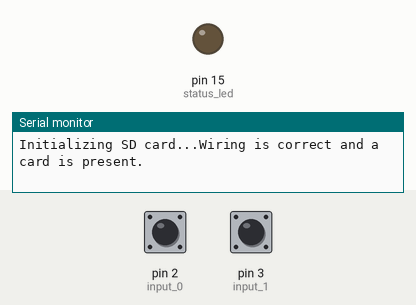
The sketch below on a simulated Arduino Uno, built with avr-gcc and run on an emulated ATmega328P. On the bench: output pins drawn as LEDs (lit = HIGH), the last lines printed to the serial monitor. The inputs (shaded band) are chosen by the test bench; at power-on: pin 2 (input_0) HIGH, pin 3 (input_1) HIGH. The local clock reads 2024-03-15 10:24:30 at power-on unless the sketch sets it; storage starts empty.

Above: at 1.2 s.
1.3 s: pin 2 (input_0) pulled LOW for 0.15 s
At 2.0 s:
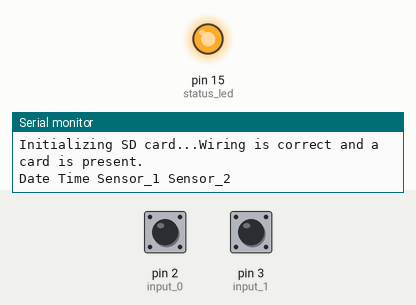
Timing chart, 0 to 4.3 s (numbered marks = the images above; inputs shaded):
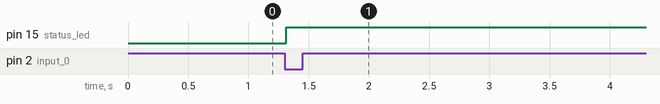

Measured:
- after the input at 1.3 s, pin 15 (status_led): LOW → HIGH at once

The sketch:

Rain_Logger.ino
```cpp
// Date and time functions using a DS1307 RTC connected via I2C and Wire lib
#include <Wire.h>
#include "RTClib.h"  //adafruits RTClib https://github.com/adafruit/RTClib

// include the SD library:
#include <SPI.h>
#include <SD.h>

//***********STUFF to change depending on setup************//
  /* SD card attached to SPI bus as follows:
 ** MOSI - pin 11 on Arduino Uno/Duemilanove/Diecimila, 51 on mega
 ** MISO - pin 12 on Arduino Uno/Duemilanove/Diecimila, 50 on mega
 ** CLK - pin 13 on Arduino Uno/Duemilanove/Diecimila,  52 on mega
 ** CS - depends on your SD card shield or module.*/
const int chipSelect = 53;  //changed to default mega CS

//define external input pins used here
const int status_led = 15;

const int input_0 = 2;     // the number of the input pins
const int input_1 = 3;

const int INPUT_COUNT = 2; //number of input sensors, should match total defined above

const int TIME_INCREMENT = 10;  //time increment to log data in seconds, only works for increments >=2
const int EVENT_END_TIMER = 5; //time of zero activity needed to trigger new log file in  minutes
//**********************************************************//

///****************Do not change these*********************///
///program global variables and CONTSTANTS
const char delimeter = ' ';
int counts[INPUT_COUNT];   //array of counters to store number of triggers
int prev_state[INPUT_COUNT]; //array to compare against for state changes
boolean EVENT_ACTIVE = false; //flag to determine if event is active
int last_change_time = 0; //time of last event activity
boolean logged = true; //flag to indicate if logged this cycle
String filename;
File dataFile;

RTC_DS1307 rtc;
//DS1307 is connected via I2C pins
/*SDA on DS1307 to UNO SDA
 * SCL on DS1307 to UNO SCL
 */
///******************************************************///

void setup () {

  // init output pins
  pinMode(status_led, OUTPUT);
  digitalWrite(status_led, LOW);

  // initialize the input pins:
  pinMode(input_0, INPUT_PULLUP);
  pinMode(input_1, INPUT_PULLUP);


    // Open serial communications and wait for port to open:
  Serial.begin(9600);
  while (!Serial); // for Leonardo/Micro/Zero

  Serial.print("\nInitializing SD card...");

  if (!SD.begin(chipSelect)) {
    Serial.println("initialization failed! You fucked up.");
    return;
  } else {
    Serial.println("Wiring is correct and a card is present.");
  }

  if (! rtc.begin()) {
    Serial.println("Couldn't find RTC");
    while (1);
  }

  if (! rtc.isrunning()) {
    Serial.println("RTC is NOT running!");
    // following line sets the RTC to the date & time this sketch was compiled
     //rtc.adjust(DateTime(F(__DATE__), F(__TIME__)));
    // This line sets the RTC with an explicit date & time, for example to set
    // January 21, 2014 at 3am you would call:
     //rtc.adjust(DateTime(2018, 4, 8, 18, 24, 0));
  }

/// intialize counts to 0 ////
  reset_counts();

//// initialize previous states array values ////
  for (int i=0; i<INPUT_COUNT; i++){
    prev_state[i] = 1;  ///set original state to 1 since we are using internal pullups on inputs
  }

}

void loop () {
    DateTime now = rtc.now();

    update_counts();  //call function which polls inputs and updates counts array

    if(counts_changed(now) == true && EVENT_ACTIVE == false) {
      //counts changed so something is happening and event is not already active
              EVENT_ACTIVE = true;  //set event to active
              filename = build_filename(now); //set filename to use for this event
              log_to_SD(filename, build_header());  //log data header to file
              digitalWrite(status_led, HIGH);
    }

    //see if EVENT_END_TIMER minutes have passed since last activity
    else if (now.hour()*60 + now.minute() > last_change_time + EVENT_END_TIMER) {
          //if so then disable EVENT_ACTIVE flag and close out log file
          EVENT_ACTIVE = false;  //no longer in an event so set flag to false
          digitalWrite(status_led, LOW);
    }


    if(EVENT_ACTIVE == true && now.second()%TIME_INCREMENT == 0){
      //if during an active Event then log data to file every TIME_INCREMENT seconds

          if(logged == false){ //havent logged data for this period yet
              String log_string;
              //build string to log to file
              log_string = build_time_stamp(now); //add time_stamp
              log_string += build_data_fields(); //append data fields to string

              log_to_SD(filename, log_string); //log to file

              reset_counts();  //reset counts to 0 after logging

              logged = true;  //logged flag prevents logging the same data multiple times
          }

    }
    else{//time has changed enough to log again so set logged flag back to false
      logged = false;
    }

}

//Reset all counts back to 0
void reset_counts (){
  for (int i=0; i<INPUT_COUNT; i++){
  counts[i] = 0;
}

}

//update all count values depending on interrupts, modifys global arrays counts and prev_states
void update_counts(){

  int current_state[INPUT_COUNT];

  //read inputs
  current_state[0] = digitalRead(input_0);
  current_state[1] = digitalRead(input_1);

 for(int i=0; i<INPUT_COUNT; i++){
  if(current_state[i] != prev_state[i]){
  // if state changed then increment counts for respective inputs
  counts[i]++;
  prev_state[i] = current_state[i];
  }
 }
}

//checks to see if any counts have changed and returns true or false
//also updated globalvariable last_time_changed which is used to check against the EVENT_END_TIMER
boolean counts_changed(DateTime now){

  boolean changed = false;

  int x = 0;

  for(int i=0; i<INPUT_COUNT; i++){
    x += counts[i];
  }

  if (x > 0){
    changed = true;
    last_change_time = now.hour()*60 + now.minute(); //time change in minutes
  }

  return changed;

}

//builds and returns logfile timestamp string
String build_time_stamp(DateTime now){
     String time_stamp;

      //build string to log to file
      time_stamp = now.month();
      time_stamp += "/";
      time_stamp += now.day();
      time_stamp += "/";
      time_stamp += now.year();
      time_stamp += delimeter;
      time_stamp += now.hour();
      time_stamp += ":";

      if(now.minute() <10){ time_stamp +="0";}
      time_stamp += now.minute();
      time_stamp += ":";

      if(now.second() <10){ time_stamp +="0";}
      time_stamp += now.second();

      return time_stamp;
}

//builds and returns logfile data field string
String build_data_fields(){

     String data_fields;

     for(int i=0; i<INPUT_COUNT; i++){
        data_fields += delimeter;
        data_fields += counts[i]/2; //divide by 2 to account for double counts by rain guages
      }

      return data_fields;
}

//builds and returns filename string
String build_filename(DateTime now){
     String time_stamp;

      //build string to log to file
      //filename needs to comply with the 8.3 filenaming convention
      //example:  12345678.123, textfile.txt,
      //current filename format is: 03090759.csv, or MMDDHHMM.csv

      if(now.month() <10){ time_stamp ="0";}
      time_stamp += now.month();
      if(now.day() <10){ time_stamp +="0";}
      time_stamp += now.day();
      if(now.hour() <10){ time_stamp +="0";}
      time_stamp += now.hour();
      if(now.minute() <10){ time_stamp +="0";}
      time_stamp += now.minute();
      time_stamp += ".csv";

      return time_stamp;
}

//builds and returns header string
String build_header(){
     String header;

      //build log file header

      header = "Date";
      header += delimeter;
      header += "Time";

      for(int i=0; i<INPUT_COUNT; i++){
        header += delimeter;
        header += "Sensor_";
        header += i+1;
      }

      return header;
}

//Opens filename on SD card and logs log_string to file
void log_to_SD(String file_name, String log_string){

               dataFile = SD.open(file_name, FILE_WRITE);
              // if the file is available, write to it:
              if (dataFile) {
                dataFile.println(log_string);
                dataFile.close();
                // print to the serial port too:
                Serial.println(log_string);  //send string to serial connection
              }
              // if the file isn't open, pop up an error:
              else {
                Serial.print("error opening: ");
                Serial.println(file_name);
              }

}
```
